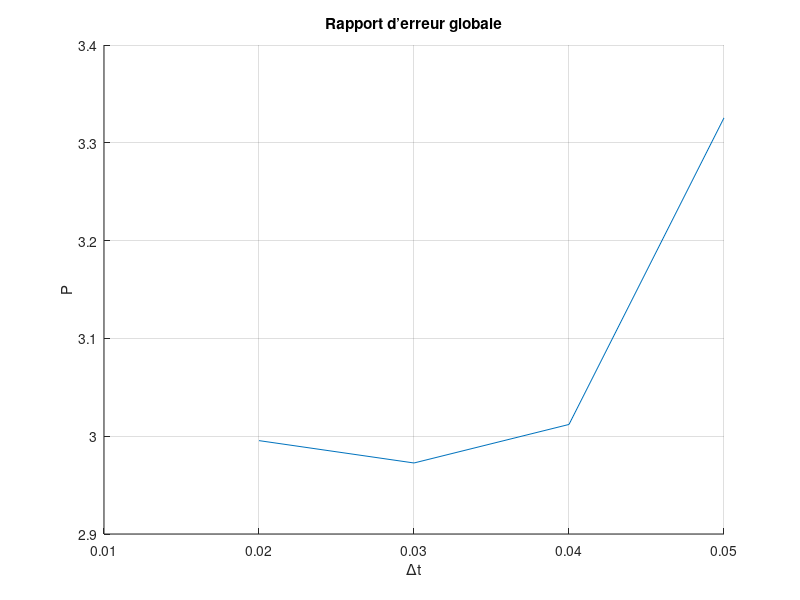

Write MATLAB code to recreate this figure.
% S5 APP6
% Laboratoire 2 - Problème 11
% Ordre de la méthode d’intégration et convergence
%
% Faire l’exercice E26 (p. 50) du Chapitre 6 de Méthodes numériques (Notes_JdeL_ver10_rev1). Cet exercice
% illustre la façon de déterminer à quel pas d’intégration un intégrateur numérique devient stable.
%
% E26 Cinq simulations numériques d’un problème dynamique ont été effectuées avec 5 pas d’intégration t
% différents. Les erreurs globales e correspondantes ont été mesurées :
%    e         t
% 0.08443    0.050
% 0.02603    0.040
% 0.01048    0.030
% 0.00319    0.020
% 0.00040    0.010
% À partir de ces données, déduire l’ordre de la méthode d’intégration numérique. Déduire aussi à partir de quel
% pas d'intégration la solution numérique est convergente.
%
clc
close all
clear
clc

showGraphics = 1;
showInitialData = 0;

% Données du problème 11
err =       [0.08443 0.02603 0.01048 0.00319 0.00040];
Delta_t =   [0.050   0.040   0.030   0.020   0.010];
longeur = length(Delta_t);

if showGraphics == 1
    if showInitialData == 1
        figure('Name','Données initiales')
        hold on
        plot(Delta_t,err)
        xlabel('\Deltat')
        ylabel('Erreur Globale')
        grid on
        hold off
    end
end

for m = 1:1:longeur
    p(m) = log(err(m)./err(end))./log(Delta_t(m)./Delta_t(end));
end

if showGraphics == 1
    figure('Name','Données P')
    hold on
    plot(Delta_t,p)
    xlabel('\Deltat')
    ylabel('P')
    title('Rapport d’erreur globale')
    grid on
    hold off
end















